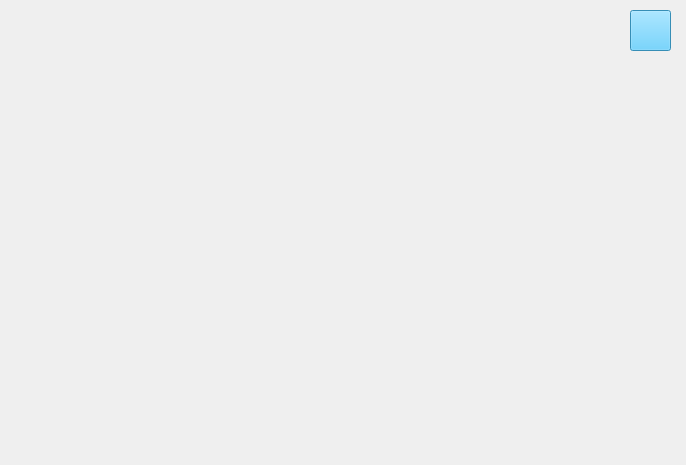
<?xml version="1.0" encoding="UTF-8"?>
<ui version="4.0">
 <class>Play</class>
 <widget class="QWidget" name="Play">
  <property name="geometry">
   <rect>
    <x>0</x>
    <y>0</y>
    <width>686</width>
    <height>465</height>
   </rect>
  </property>
  <property name="windowTitle">
   <string>Form</string>
  </property>
  <widget class="QPushButton" name="sound_2">
   <property name="geometry">
    <rect>
     <x>630</x>
     <y>10</y>
     <width>41</width>
     <height>41</height>
    </rect>
   </property>
   <property name="styleSheet">
    <string notr="true">background-color: rgb(76, 199, 255);
image:url(:/myimage/image/sound_on.png);</string>
   </property>
   <property name="text">
    <string/>
   </property>
  </widget>
 </widget>
 <resources/>
 <connections/>
</ui>
